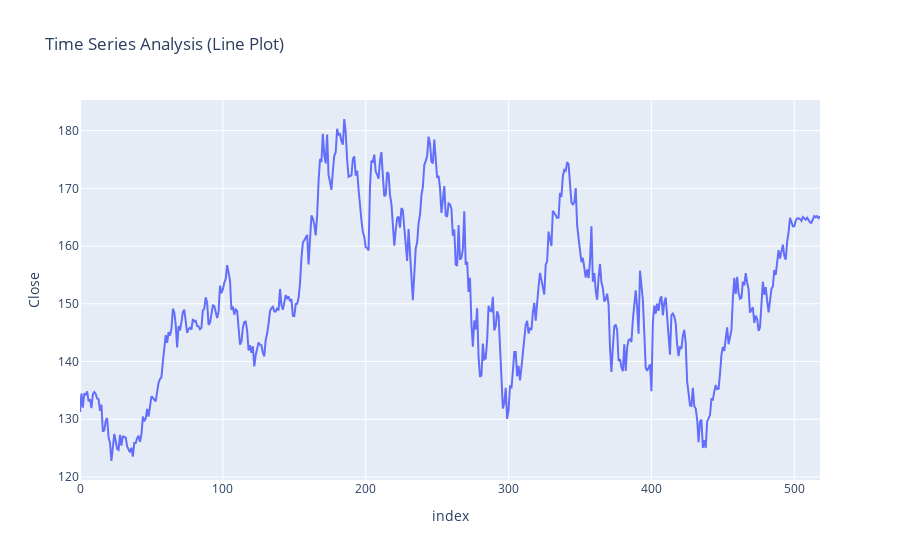

Notebook code cell kept with this figure:
### Code cell
new_data = pd.concat([data['Close'], predictions])
new_data = pd.DataFrame({"test":new_data.index, "Close":new_data.values})
new_data["test"] = data["Date"]


date_insert = today - timedelta(1)

for i in range(data.index[-1] + 1, new_data.index[-1] + 1):
    new_data["test"].iloc[i] = date_insert
    date_insert = date_insert + timedelta(1)
    
print(new_data.tail(25))

figure = px.line(new_data, x = new_data.index, 
                 y = "Close", 
                 title = "Time Series Analysis (Line Plot)")
figure.show()

### Figure 1 — Plotly figure (JSON) as saved in the notebook; plotly's stock layout.template omitted (floating-point values rounded to 4 significant figures; data arrays with more than 128 entries replaced by an {"elided": "..."} marker saying what was removed)
{"data": [{"hovertemplate": "index=%{x}<br>Close=%{y}<extra></extra>", "legendgroup": "", "line": {"color": "#636efa", "dash": "solid"}, "marker": {"symbol": "circle"}, "mode": "lines", "name": "", "orientation": "v", "showlegend": false, "type": "scatter", "x": {"elided": "519 int values"}, "xaxis": "x", "y": {"elided": "519 float values"}, "yaxis": "y"}], "layout": {"legend": {"tracegroupgap": 0}, "title": {"text": "Time Series Analysis (Line Plot)"}, "xaxis": {"anchor": "y", "domain": [0, 1], "title": {"text": "index"}}, "yaxis": {"anchor": "x", "domain": [0, 1], "title": {"text": "Close"}}}}
